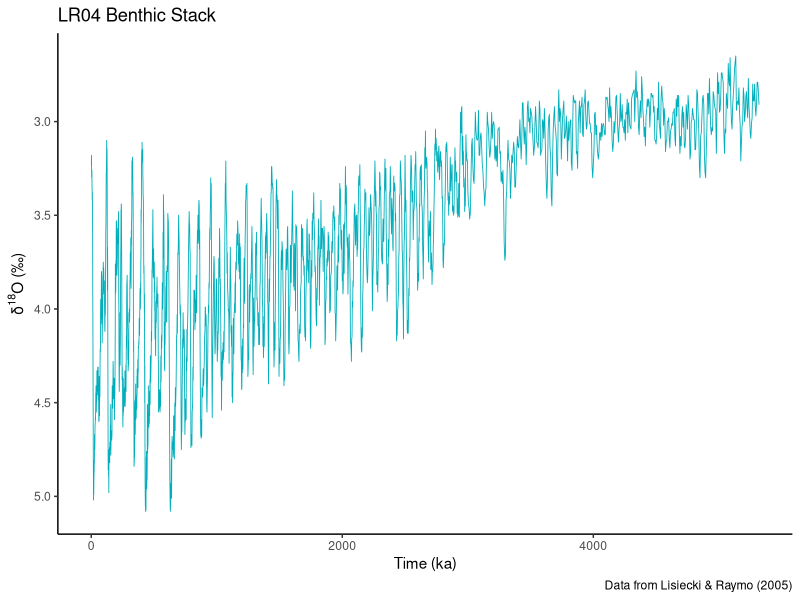
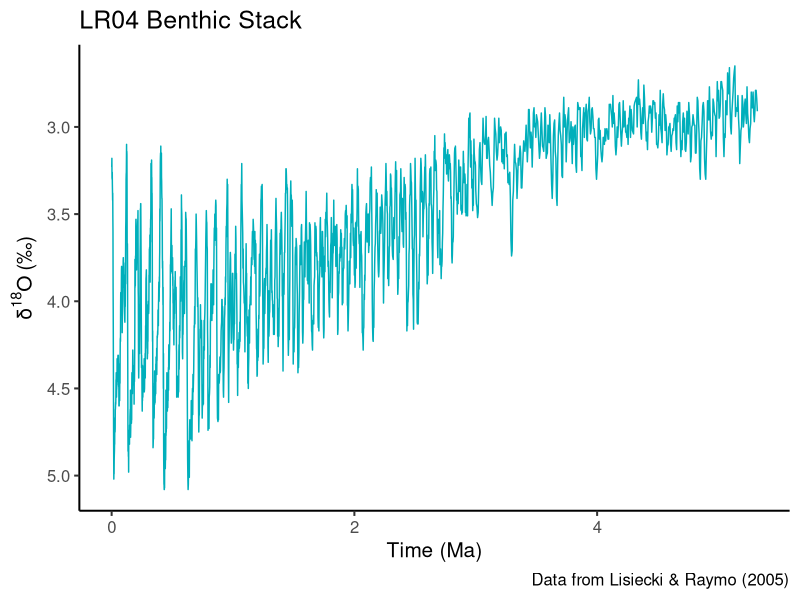
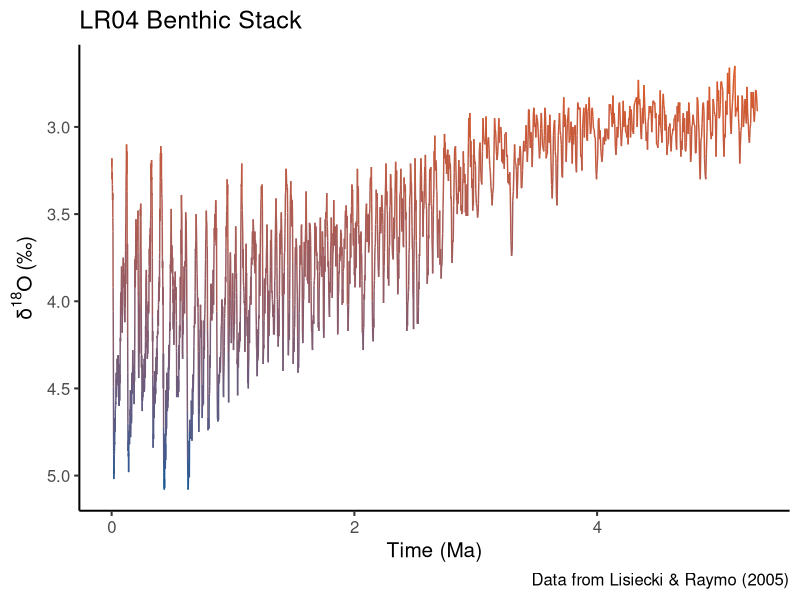
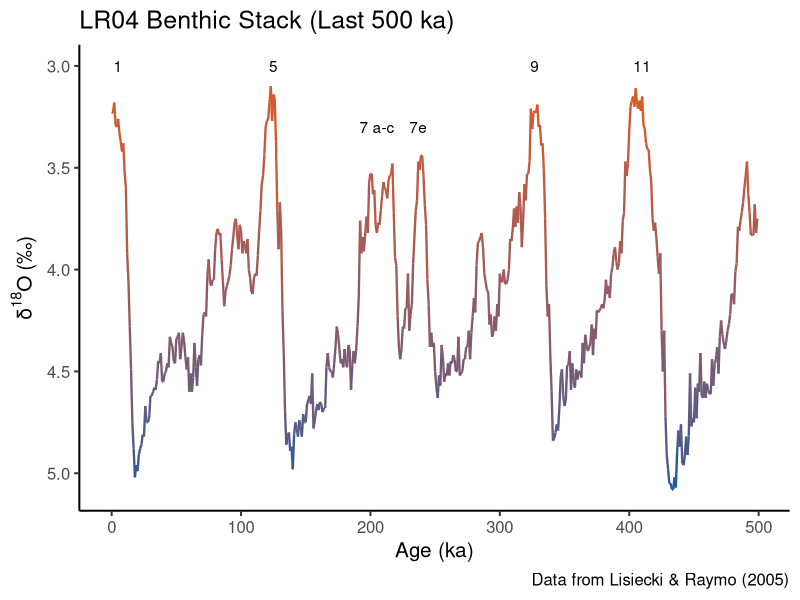
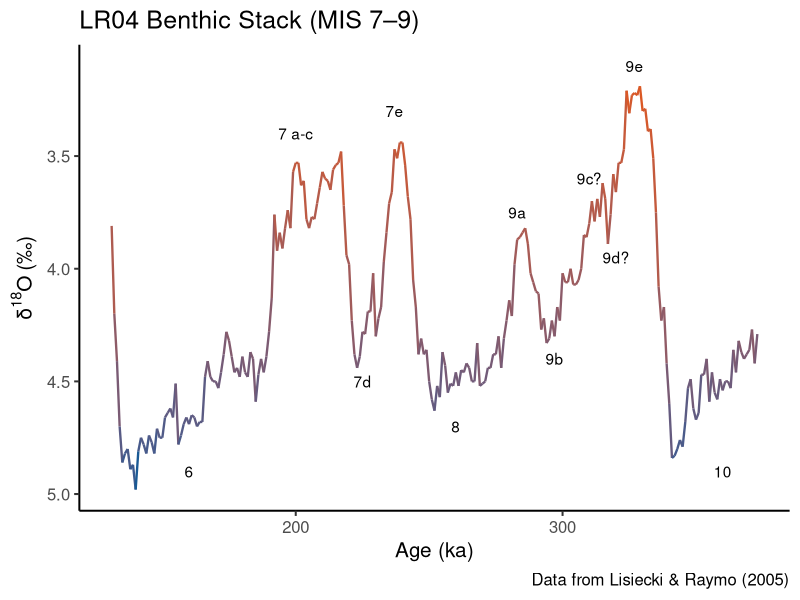
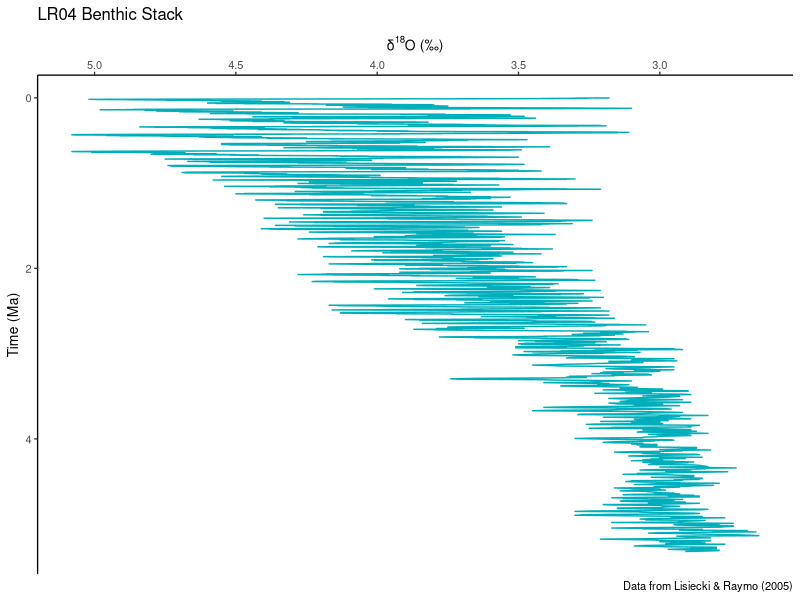
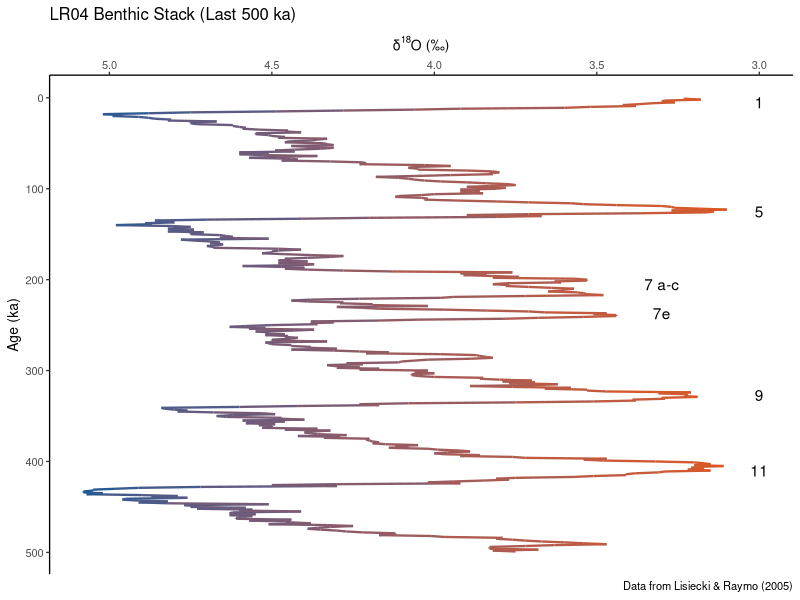
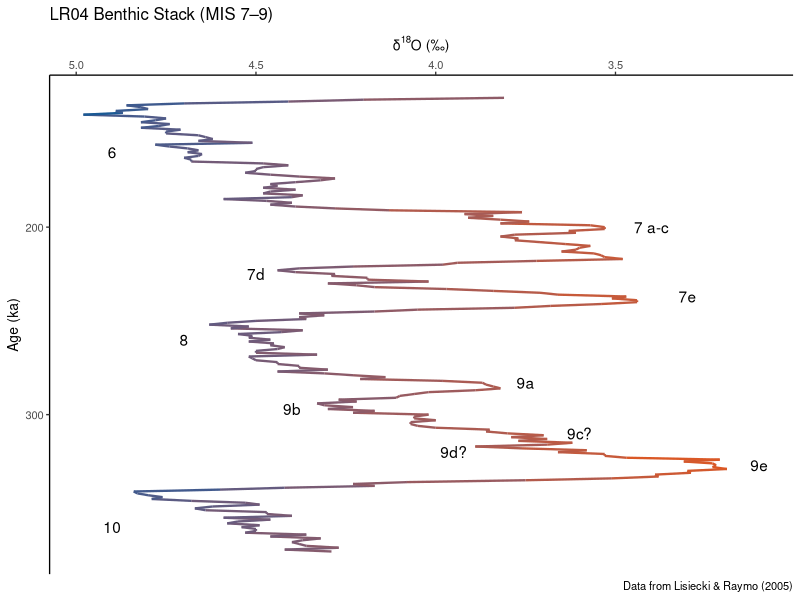

Write the R code that produced these figures, in order.
# Set up ------------------------------------------------------------------

rm(list=ls())
library(ggplot2)



# Read and check data -----------------------------------------------------

lr04 <- read.delim("./data/lr04.txt")
str(lr04)
head(lr04)



# Basic plot --------------------------------------------------------------

ggplot(data=lr04, aes(x=time, y=d18o))+               # set up plot
  geom_line(colour = "#00AFBB", size = 0.3)+          # plot line
  labs(title="LR04 Benthic Stack",                    # plot labels 
       x="Time (ka)", 
       y=expression(δ^{18}*O~"(‰)"),
       caption="Data from Lisiecki & Raymo (2005)")+ 
  scale_y_reverse()+                             # reverse scale on y-axis
  theme_classic()                                # set ggplot theme

# NOTES
# —————
# - Time is plotted in thousands of years but I would prefer millions of years!
# - Lower d18O represent warmer interglacials so I reversed the y axis as it is 
#   more intuitive to see warmer temperatures towards the top.
# - It was difficult to plot the y axis label with symbols and superscipt but I 
#   managed to get it to work.
# - There are several different ggplot themes:
#   https://ggplot2.tidyverse.org/reference/ggtheme.html 
# - These can be tweaked:
#   https://ggplot2.tidyverse.org/reference/theme.html)



# Time in millions of years -----------------------------------------------

lr04$time <- lr04$time/1000 # convert time from ka to ma

ggplot(data=lr04, aes(x=time, y=d18o))+
  geom_line(colour="#00AFBB", size=0.5)+
  labs(title="LR04 Benthic Stack",
       x="Time (Ma)", 
       y=expression(δ^{18}*O~"(‰)"),                 
       caption="Data from Lisiecki & Raymo (2005)")+ 
  scale_y_reverse()+ 
  theme_classic(base_size=15)

# NOTES
# —————
# I had originally reversed the x-axis using scale_x_reverse() as this makes 
# more sense (going from older on the left to younger on the right) but this 
# doesn't seem to be the done thing for this type of data. All plots I have seen 
# show it going from younger to older, left to right.



# Line colour as gradient -------------------------------------------------

ggplot(data=lr04, aes(x=time, y=d18o, colour=d18o))+ 
  geom_line(size = 0.5)+ 
  scale_colour_gradient(low="#DB5824", high="#1A5A95")+
  labs(title="LR04 Benthic Stack",                   
       x="Time (Ma)", 
       y=expression(δ^{18}*O~"(‰)"),                
       caption="Data from Lisiecki & Raymo (2005)")+ 
  scale_y_reverse()+                                 
  theme_classic(base_size=15)+
  theme(legend.position = "none")



# Last 500 ka -------------------------------------------------------------

lr04_500 <- subset(lr04, time<0.5) # subset last 500 ka
lr04_500$time <- lr04_500$time * 1000 # convert time from back from ma to ka

ggplot(data=lr04_500, 
       aes(x=time, y=d18o, colour=d18o))+ 
  geom_line(size = 0.8)+ 
  scale_colour_gradient(low="#DB5824", high="#1A5A95")+
  labs(title="LR04 Benthic Stack (Last 500 ka)",
       x="Age (ka)", 
       y=expression(δ^{18}*O~"(‰)"),                
       caption="Data from Lisiecki & Raymo (2005)")+ 
  scale_y_reverse()+                                 
  annotate("text", 
           x = c(5, 125, 205, 237, 327, 410), 
           y = c(3, 3, 3.3,3.3, 3, 3), 
           label = c("1", "5", "7 a-c", "7e", "9", "11"))+
  theme_classic(base_size=15)+
  theme(legend.position="none")



# MIS 7–9 (191–337 ka) ----------------------------------------------------

lr04_7to9 <- subset(lr04_500, time>130 & time<374) # subset MIS 7-9 

ggplot(data=lr04_7to9, 
       aes(x=time, y=d18o, colour=d18o))+ 
  geom_line(size = 0.8)+ 
  scale_colour_gradient(low="#DB5824", high="#1A5A95")+
  labs(title="LR04 Benthic Stack (MIS 7–9)",
       x="Age (ka)", 
       y=expression(δ^{18}*O~"(‰)"),                
       caption="Data from Lisiecki & Raymo (2005)")+ 
  annotate("text", 
           x = c(160, 200, 225, 237, 260, 283, 297, 310, 320, 327, 360), 
           y = c(4.9, 3.4, 4.5, 3.3, 4.7, 3.75, 4.4, 3.6, 3.95, 3.1, 4.9), 
           label = c("6", "7 a-c", "7d", "7e", "8", "9a", "9b", "9c?", "9d?", 
                     "9e", "10"))+
  scale_y_reverse()+                                 
  theme_classic(base_size=15)+
  theme(legend.position="none")



# Plot vertically ---------------------------------------------------------

# These types of plots are often displayed vertically so I'll have a go at 
# flipping them around. The following block of code needs to be added to the 
# plots:
#   scale_y_reverse(position="right")+  
#   scale_x_reverse()+
#   coord_flip()+ 

# All data
ggplot(data=lr04, aes(x=time, y=d18o))+
  geom_line(colour="#00AFBB", size=0.5)+
  labs(title="LR04 Benthic Stack",
       x="Time (Ma)", 
       y=expression(δ^{18}*O~"(‰)"),                 
       caption="Data from Lisiecki & Raymo (2005)")+ 
  scale_y_reverse(position="right")+  
  scale_x_reverse()+
  coord_flip()+  
  theme_classic(base_size=10)

# Last 500 ka
ggplot(data=lr04_500, 
       aes(x=time, y=d18o, colour=d18o))+ 
  geom_line(size = 0.8)+ 
  scale_colour_gradient(low="#DB5824", high="#1A5A95")+
  labs(title="LR04 Benthic Stack (Last 500 ka)",
       x="Age (ka)", 
       y=expression(δ^{18}*O~"(‰)"),                
       caption="Data from Lisiecki & Raymo (2005)")+
  annotate("text", 
           x = c(5, 125, 205, 237, 327, 410), 
           y = c(3, 3, 3.3,3.3, 3, 3), 
           label = c("1", "5", "7 a-c", "7e", "9", "11"))+
  scale_y_reverse(position="right")+  
  scale_x_reverse()+
  coord_flip()+  
  theme_classic(base_size=10)+
  theme(legend.position="none")

# MIS 7-9
ggplot(data=lr04_7to9, aes(x=time, y=d18o, colour=d18o))+ 
  geom_line(size = 0.8)+ 
  scale_colour_gradient(low="#DB5824", high="#1A5A95")+
  labs(title="LR04 Benthic Stack (MIS 7–9)",
       x="Age (ka)", 
       y=expression(δ^{18}*O~"(‰)"),                
       caption="Data from Lisiecki & Raymo (2005)")+ 
  annotate("text", 
           x = c(160, 200, 225, 237, 260, 283, 297, 310, 320, 327, 360), 
           y = c(4.9, 3.4, 4.5, 3.3, 4.7, 3.75, 4.4, 3.6, 3.95, 3.1, 4.9), 
           label = c("6", "7 a-c", "7d", "7e", "8", "9a", "9b", "9c?", "9d?", 
                     "9e", "10"))+
  scale_y_reverse(position="right")+  
  scale_x_reverse()+
  coord_flip()+                             
  theme_classic(base_size=10)+
  theme(legend.position="none")



# To Do -------------------------------------------------------------------

# - change frequency of axis ticks
# - see if it is possible to alter where the blue changes to red on the gradient
# - move plot title to centre
# - investigate how to export plots to pdf with special characters preserved
